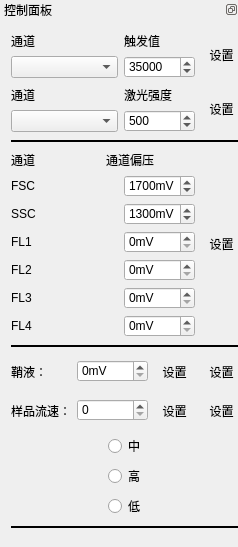
<?xml version="1.0" encoding="UTF-8"?>
<ui version="4.0">
 <class>ParamWidget</class>
 <widget class="QWidget" name="ParamWidget">
  <property name="geometry">
   <rect>
    <x>0</x>
    <y>0</y>
    <width>238</width>
    <height>547</height>
   </rect>
  </property>
  <property name="sizePolicy">
   <sizepolicy hsizetype="Preferred" vsizetype="Preferred">
    <horstretch>0</horstretch>
    <verstretch>0</verstretch>
   </sizepolicy>
  </property>
  <property name="minimumSize">
   <size>
    <width>238</width>
    <height>0</height>
   </size>
  </property>
  <property name="maximumSize">
   <size>
    <width>238</width>
    <height>16777215</height>
   </size>
  </property>
  <property name="windowTitle">
   <string>ParamWidget</string>
  </property>
  <layout class="QVBoxLayout" name="verticalLayout">
   <property name="leftMargin">
    <number>0</number>
   </property>
   <property name="topMargin">
    <number>0</number>
   </property>
   <property name="rightMargin">
    <number>0</number>
   </property>
   <property name="bottomMargin">
    <number>0</number>
   </property>
   <item>
    <widget class="QDockWidget" name="dockWidget">
     <property name="sizePolicy">
      <sizepolicy hsizetype="Preferred" vsizetype="Preferred">
       <horstretch>0</horstretch>
       <verstretch>0</verstretch>
      </sizepolicy>
     </property>
     <property name="windowTitle">
      <string>控制面板</string>
     </property>
     <widget class="QWidget" name="dockWidgetContents">
      <property name="styleSheet">
       <string notr="true"/>
      </property>
      <layout class="QVBoxLayout" name="verticalLayout_8">
       <item>
        <layout class="QHBoxLayout" name="horizontalLayout_8">
         <item>
          <layout class="QVBoxLayout" name="verticalLayout_2">
           <item>
            <widget class="QLabel" name="label">
             <property name="text">
              <string>通道</string>
             </property>
            </widget>
           </item>
           <item>
            <widget class="QComboBox" name="triggerComboBox">
             <property name="sizePolicy">
              <sizepolicy hsizetype="Preferred" vsizetype="Preferred">
               <horstretch>0</horstretch>
               <verstretch>0</verstretch>
              </sizepolicy>
             </property>
             <property name="minimumSize">
              <size>
               <width>69</width>
               <height>22</height>
              </size>
             </property>
            </widget>
           </item>
          </layout>
         </item>
         <item>
          <layout class="QVBoxLayout" name="verticalLayout_3">
           <item>
            <widget class="QLabel" name="label_2">
             <property name="text">
              <string>触发值</string>
             </property>
            </widget>
           </item>
           <item>
            <widget class="QSpinBox" name="triggerSpin">
             <property name="sizePolicy">
              <sizepolicy hsizetype="Preferred" vsizetype="Preferred">
               <horstretch>0</horstretch>
               <verstretch>0</verstretch>
              </sizepolicy>
             </property>
             <property name="minimumSize">
              <size>
               <width>71</width>
               <height>22</height>
              </size>
             </property>
             <property name="maximumSize">
              <size>
               <width>71</width>
               <height>22</height>
              </size>
             </property>
             <property name="maximum">
              <number>65536</number>
             </property>
             <property name="value">
              <number>35000</number>
             </property>
            </widget>
           </item>
          </layout>
         </item>
         <item>
          <widget class="QToolButton" name="setTriggerBtn">
           <property name="minimumSize">
            <size>
             <width>41</width>
             <height>31</height>
            </size>
           </property>
           <property name="toolTip">
            <string>设置触发值</string>
           </property>
           <property name="text">
            <string>设置</string>
           </property>
           <property name="icon">
            <iconset resource="../../FCS.qrc">
             <normaloff>:/MainWindow/Resources/Images/MainWindow/start.png</normaloff>:/MainWindow/Resources/Images/MainWindow/start.png</iconset>
           </property>
           <property name="iconSize">
            <size>
             <width>25</width>
             <height>25</height>
            </size>
           </property>
           <property name="autoRaise">
            <bool>true</bool>
           </property>
          </widget>
         </item>
        </layout>
       </item>
       <item>
        <layout class="QHBoxLayout" name="horizontalLayout_10">
         <item>
          <layout class="QVBoxLayout" name="verticalLayout_4">
           <item>
            <widget class="QLabel" name="label_5">
             <property name="text">
              <string>通道</string>
             </property>
            </widget>
           </item>
           <item>
            <widget class="QComboBox" name="laserComboBox">
             <property name="sizePolicy">
              <sizepolicy hsizetype="Preferred" vsizetype="Preferred">
               <horstretch>0</horstretch>
               <verstretch>0</verstretch>
              </sizepolicy>
             </property>
             <property name="minimumSize">
              <size>
               <width>69</width>
               <height>22</height>
              </size>
             </property>
            </widget>
           </item>
          </layout>
         </item>
         <item>
          <layout class="QVBoxLayout" name="verticalLayout_6">
           <item>
            <widget class="QLabel" name="label_4">
             <property name="text">
              <string>激光强度</string>
             </property>
            </widget>
           </item>
           <item>
            <widget class="QSpinBox" name="strengthSpin">
             <property name="sizePolicy">
              <sizepolicy hsizetype="Preferred" vsizetype="Preferred">
               <horstretch>0</horstretch>
               <verstretch>0</verstretch>
              </sizepolicy>
             </property>
             <property name="minimumSize">
              <size>
               <width>71</width>
               <height>22</height>
              </size>
             </property>
             <property name="maximumSize">
              <size>
               <width>71</width>
               <height>22</height>
              </size>
             </property>
             <property name="maximum">
              <number>65536</number>
             </property>
             <property name="value">
              <number>500</number>
             </property>
            </widget>
           </item>
          </layout>
         </item>
         <item>
          <widget class="QToolButton" name="setLaserBtn">
           <property name="minimumSize">
            <size>
             <width>41</width>
             <height>31</height>
            </size>
           </property>
           <property name="toolTip">
            <string>设置触发值</string>
           </property>
           <property name="text">
            <string>设置</string>
           </property>
           <property name="icon">
            <iconset resource="../../FCS.qrc">
             <normaloff>:/MainWindow/Resources/Images/MainWindow/start.png</normaloff>:/MainWindow/Resources/Images/MainWindow/start.png</iconset>
           </property>
           <property name="iconSize">
            <size>
             <width>25</width>
             <height>25</height>
            </size>
           </property>
           <property name="autoRaise">
            <bool>true</bool>
           </property>
          </widget>
         </item>
        </layout>
       </item>
       <item>
        <widget class="Line" name="line">
         <property name="styleSheet">
          <string notr="true"/>
         </property>
         <property name="frameShadow">
          <enum>QFrame::Plain</enum>
         </property>
         <property name="lineWidth">
          <number>2</number>
         </property>
         <property name="orientation">
          <enum>Qt::Horizontal</enum>
         </property>
        </widget>
       </item>
       <item>
        <layout class="QHBoxLayout" name="horizontalLayout_12">
         <item>
          <layout class="QVBoxLayout" name="verticalLayout_7">
           <item>
            <layout class="QHBoxLayout" name="horizontalLayout_11">
             <item>
              <widget class="QLabel" name="label_9">
               <property name="text">
                <string>通道</string>
               </property>
              </widget>
             </item>
             <item>
              <widget class="QLabel" name="label_10">
               <property name="text">
                <string>通道偏压</string>
               </property>
              </widget>
             </item>
            </layout>
           </item>
           <item>
            <layout class="QHBoxLayout" name="horizontalLayout" stretch="2,5">
             <item>
              <widget class="QLabel" name="label_3">
               <property name="text">
                <string>FSC</string>
               </property>
               <property name="buddy">
                <cstring>FSC_spinBox</cstring>
               </property>
              </widget>
             </item>
             <item>
              <widget class="QSpinBox" name="FSC_spinBox">
               <property name="sizePolicy">
                <sizepolicy hsizetype="Preferred" vsizetype="Preferred">
                 <horstretch>0</horstretch>
                 <verstretch>0</verstretch>
                </sizepolicy>
               </property>
               <property name="minimumSize">
                <size>
                 <width>71</width>
                 <height>22</height>
                </size>
               </property>
               <property name="maximumSize">
                <size>
                 <width>71</width>
                 <height>22</height>
                </size>
               </property>
               <property name="suffix">
                <string>mV</string>
               </property>
               <property name="maximum">
                <number>4000</number>
               </property>
               <property name="value">
                <number>1700</number>
               </property>
              </widget>
             </item>
            </layout>
           </item>
           <item>
            <layout class="QHBoxLayout" name="horizontalLayout_2" stretch="0,5">
             <item>
              <widget class="QLabel" name="label_13">
               <property name="text">
                <string>SSC</string>
               </property>
               <property name="buddy">
                <cstring>FSC_spinBox</cstring>
               </property>
              </widget>
             </item>
             <item>
              <widget class="QSpinBox" name="SSC_spinBox">
               <property name="sizePolicy">
                <sizepolicy hsizetype="Preferred" vsizetype="Preferred">
                 <horstretch>0</horstretch>
                 <verstretch>0</verstretch>
                </sizepolicy>
               </property>
               <property name="minimumSize">
                <size>
                 <width>71</width>
                 <height>22</height>
                </size>
               </property>
               <property name="maximumSize">
                <size>
                 <width>71</width>
                 <height>22</height>
                </size>
               </property>
               <property name="suffix">
                <string>mV</string>
               </property>
               <property name="maximum">
                <number>4000</number>
               </property>
               <property name="value">
                <number>1300</number>
               </property>
              </widget>
             </item>
            </layout>
           </item>
           <item>
            <layout class="QHBoxLayout" name="horizontalLayout_3" stretch="0,5">
             <item>
              <widget class="QLabel" name="label_14">
               <property name="text">
                <string>FL1</string>
               </property>
               <property name="buddy">
                <cstring>FSC_spinBox</cstring>
               </property>
              </widget>
             </item>
             <item>
              <widget class="QSpinBox" name="FL1_spinBox">
               <property name="sizePolicy">
                <sizepolicy hsizetype="Preferred" vsizetype="Preferred">
                 <horstretch>0</horstretch>
                 <verstretch>0</verstretch>
                </sizepolicy>
               </property>
               <property name="minimumSize">
                <size>
                 <width>71</width>
                 <height>22</height>
                </size>
               </property>
               <property name="maximumSize">
                <size>
                 <width>71</width>
                 <height>22</height>
                </size>
               </property>
               <property name="suffix">
                <string>mV</string>
               </property>
               <property name="maximum">
                <number>4000</number>
               </property>
              </widget>
             </item>
            </layout>
           </item>
           <item>
            <layout class="QHBoxLayout" name="horizontalLayout_4" stretch="0,5">
             <item>
              <widget class="QLabel" name="label_15">
               <property name="text">
                <string>FL2</string>
               </property>
               <property name="buddy">
                <cstring>FSC_spinBox</cstring>
               </property>
              </widget>
             </item>
             <item>
              <widget class="QSpinBox" name="FL2_spinBox">
               <property name="sizePolicy">
                <sizepolicy hsizetype="Preferred" vsizetype="Preferred">
                 <horstretch>0</horstretch>
                 <verstretch>0</verstretch>
                </sizepolicy>
               </property>
               <property name="minimumSize">
                <size>
                 <width>71</width>
                 <height>22</height>
                </size>
               </property>
               <property name="maximumSize">
                <size>
                 <width>71</width>
                 <height>22</height>
                </size>
               </property>
               <property name="suffix">
                <string>mV</string>
               </property>
               <property name="maximum">
                <number>4000</number>
               </property>
              </widget>
             </item>
            </layout>
           </item>
           <item>
            <layout class="QHBoxLayout" name="horizontalLayout_9" stretch="0,5">
             <item>
              <widget class="QLabel" name="label_23">
               <property name="text">
                <string>FL3</string>
               </property>
               <property name="buddy">
                <cstring>FSC_spinBox</cstring>
               </property>
              </widget>
             </item>
             <item>
              <widget class="QSpinBox" name="FL3_spinBox">
               <property name="sizePolicy">
                <sizepolicy hsizetype="Preferred" vsizetype="Preferred">
                 <horstretch>0</horstretch>
                 <verstretch>0</verstretch>
                </sizepolicy>
               </property>
               <property name="minimumSize">
                <size>
                 <width>71</width>
                 <height>22</height>
                </size>
               </property>
               <property name="maximumSize">
                <size>
                 <width>71</width>
                 <height>22</height>
                </size>
               </property>
               <property name="suffix">
                <string>mV</string>
               </property>
               <property name="maximum">
                <number>4000</number>
               </property>
              </widget>
             </item>
            </layout>
           </item>
           <item>
            <layout class="QHBoxLayout" name="horizontalLayout_15" stretch="0,5">
             <item>
              <widget class="QLabel" name="label_33">
               <property name="text">
                <string>FL4</string>
               </property>
               <property name="buddy">
                <cstring>FSC_spinBox</cstring>
               </property>
              </widget>
             </item>
             <item>
              <widget class="QSpinBox" name="FL4_spinBox">
               <property name="sizePolicy">
                <sizepolicy hsizetype="Preferred" vsizetype="Preferred">
                 <horstretch>0</horstretch>
                 <verstretch>0</verstretch>
                </sizepolicy>
               </property>
               <property name="minimumSize">
                <size>
                 <width>71</width>
                 <height>22</height>
                </size>
               </property>
               <property name="maximumSize">
                <size>
                 <width>71</width>
                 <height>22</height>
                </size>
               </property>
               <property name="suffix">
                <string>mV</string>
               </property>
               <property name="maximum">
                <number>4000</number>
               </property>
              </widget>
             </item>
            </layout>
           </item>
          </layout>
         </item>
         <item>
          <widget class="QToolButton" name="setChannelBiasBtn">
           <property name="minimumSize">
            <size>
             <width>41</width>
             <height>31</height>
            </size>
           </property>
           <property name="toolTip">
            <string>设置通道偏压</string>
           </property>
           <property name="text">
            <string>设置</string>
           </property>
           <property name="icon">
            <iconset resource="../../FCS.qrc">
             <normaloff>:/MainWindow/Resources/Images/MainWindow/start.png</normaloff>:/MainWindow/Resources/Images/MainWindow/start.png</iconset>
           </property>
           <property name="iconSize">
            <size>
             <width>25</width>
             <height>25</height>
            </size>
           </property>
           <property name="autoRaise">
            <bool>true</bool>
           </property>
          </widget>
         </item>
        </layout>
       </item>
       <item>
        <widget class="Line" name="line_2">
         <property name="styleSheet">
          <string notr="true"/>
         </property>
         <property name="frameShadow">
          <enum>QFrame::Plain</enum>
         </property>
         <property name="lineWidth">
          <number>2</number>
         </property>
         <property name="orientation">
          <enum>Qt::Horizontal</enum>
         </property>
        </widget>
       </item>
       <item>
        <layout class="QHBoxLayout" name="horizontalLayout_13">
         <item>
          <layout class="QHBoxLayout" name="horizontalLayout_5">
           <item>
            <widget class="QLabel" name="label_11">
             <property name="text">
              <string>鞘液：</string>
             </property>
            </widget>
           </item>
           <item>
            <widget class="QSpinBox" name="fluidSpin">
             <property name="sizePolicy">
              <sizepolicy hsizetype="Preferred" vsizetype="Preferred">
               <horstretch>0</horstretch>
               <verstretch>0</verstretch>
              </sizepolicy>
             </property>
             <property name="minimumSize">
              <size>
               <width>71</width>
               <height>22</height>
              </size>
             </property>
             <property name="maximumSize">
              <size>
               <width>71</width>
               <height>22</height>
              </size>
             </property>
             <property name="suffix">
              <string>mV</string>
             </property>
             <property name="maximum">
              <number>2000</number>
             </property>
            </widget>
           </item>
          </layout>
         </item>
         <item>
          <widget class="QToolButton" name="setFluidBtn">
           <property name="minimumSize">
            <size>
             <width>41</width>
             <height>31</height>
            </size>
           </property>
           <property name="toolTip">
            <string>设置鞘液参数</string>
           </property>
           <property name="text">
            <string>设置</string>
           </property>
           <property name="icon">
            <iconset resource="../../FCS.qrc">
             <normaloff>:/MainWindow/Resources/Images/MainWindow/start.png</normaloff>:/MainWindow/Resources/Images/MainWindow/start.png</iconset>
           </property>
           <property name="iconSize">
            <size>
             <width>25</width>
             <height>25</height>
            </size>
           </property>
           <property name="autoRaise">
            <bool>true</bool>
           </property>
          </widget>
         </item>
         <item>
          <widget class="QToolButton" name="setFluidStopBtn">
           <property name="minimumSize">
            <size>
             <width>41</width>
             <height>31</height>
            </size>
           </property>
           <property name="toolTip">
            <string>设置鞘液参数</string>
           </property>
           <property name="text">
            <string>设置</string>
           </property>
           <property name="icon">
            <iconset resource="../../FCS.qrc">
             <normaloff>:/MainWindow/Resources/Images/MainWindow/stop.png</normaloff>:/MainWindow/Resources/Images/MainWindow/stop.png</iconset>
           </property>
           <property name="iconSize">
            <size>
             <width>25</width>
             <height>25</height>
            </size>
           </property>
           <property name="autoRaise">
            <bool>true</bool>
           </property>
          </widget>
         </item>
        </layout>
       </item>
       <item>
        <layout class="QHBoxLayout" name="horizontalLayout_14">
         <item>
          <layout class="QHBoxLayout" name="horizontalLayout_6">
           <item>
            <widget class="QLabel" name="label_12">
             <property name="text">
              <string>样品流速：</string>
             </property>
            </widget>
           </item>
           <item>
            <widget class="QSpinBox" name="sampleSpin">
             <property name="sizePolicy">
              <sizepolicy hsizetype="Preferred" vsizetype="Preferred">
               <horstretch>0</horstretch>
               <verstretch>0</verstretch>
              </sizepolicy>
             </property>
             <property name="minimumSize">
              <size>
               <width>71</width>
               <height>22</height>
              </size>
             </property>
             <property name="maximumSize">
              <size>
               <width>71</width>
               <height>22</height>
              </size>
             </property>
             <property name="maximum">
              <number>1000</number>
             </property>
            </widget>
           </item>
          </layout>
         </item>
         <item>
          <widget class="QToolButton" name="setSampleBtn">
           <property name="minimumSize">
            <size>
             <width>41</width>
             <height>31</height>
            </size>
           </property>
           <property name="toolTip">
            <string>设置样品流速</string>
           </property>
           <property name="text">
            <string>设置</string>
           </property>
           <property name="icon">
            <iconset resource="../../FCS.qrc">
             <normaloff>:/MainWindow/Resources/Images/MainWindow/start.png</normaloff>:/MainWindow/Resources/Images/MainWindow/start.png</iconset>
           </property>
           <property name="iconSize">
            <size>
             <width>25</width>
             <height>25</height>
            </size>
           </property>
           <property name="autoRaise">
            <bool>true</bool>
           </property>
          </widget>
         </item>
         <item>
          <widget class="QToolButton" name="setSampleStopBtn">
           <property name="minimumSize">
            <size>
             <width>41</width>
             <height>31</height>
            </size>
           </property>
           <property name="toolTip">
            <string>设置样品流速</string>
           </property>
           <property name="text">
            <string>设置</string>
           </property>
           <property name="icon">
            <iconset resource="../../FCS.qrc">
             <normaloff>:/MainWindow/Resources/Images/MainWindow/stop.png</normaloff>:/MainWindow/Resources/Images/MainWindow/stop.png</iconset>
           </property>
           <property name="iconSize">
            <size>
             <width>25</width>
             <height>25</height>
            </size>
           </property>
           <property name="autoRaise">
            <bool>true</bool>
           </property>
          </widget>
         </item>
        </layout>
       </item>
       <item>
        <layout class="QHBoxLayout" name="horizontalLayout_7">
         <item>
          <spacer name="horizontalSpacer">
           <property name="orientation">
            <enum>Qt::Horizontal</enum>
           </property>
           <property name="sizeHint" stdset="0">
            <size>
             <width>40</width>
             <height>20</height>
            </size>
           </property>
          </spacer>
         </item>
         <item>
          <layout class="QVBoxLayout" name="verticalLayout_5">
           <item>
            <widget class="QRadioButton" name="midRadioButton">
             <property name="font">
              <font>
               <family>宋体</family>
              </font>
             </property>
             <property name="text">
              <string>中</string>
             </property>
            </widget>
           </item>
           <item>
            <widget class="QRadioButton" name="hightRadioButton">
             <property name="font">
              <font>
               <family>宋体</family>
              </font>
             </property>
             <property name="text">
              <string>高</string>
             </property>
            </widget>
           </item>
           <item>
            <widget class="QRadioButton" name="lowRadioButton">
             <property name="font">
              <font>
               <family>宋体</family>
              </font>
             </property>
             <property name="text">
              <string>低</string>
             </property>
            </widget>
           </item>
          </layout>
         </item>
         <item>
          <spacer name="horizontalSpacer_2">
           <property name="orientation">
            <enum>Qt::Horizontal</enum>
           </property>
           <property name="sizeHint" stdset="0">
            <size>
             <width>40</width>
             <height>20</height>
            </size>
           </property>
          </spacer>
         </item>
        </layout>
       </item>
       <item>
        <widget class="Line" name="line_3">
         <property name="styleSheet">
          <string notr="true"/>
         </property>
         <property name="frameShadow">
          <enum>QFrame::Plain</enum>
         </property>
         <property name="lineWidth">
          <number>2</number>
         </property>
         <property name="orientation">
          <enum>Qt::Horizontal</enum>
         </property>
        </widget>
       </item>
      </layout>
     </widget>
    </widget>
   </item>
  </layout>
 </widget>
 <layoutdefault spacing="6" margin="11"/>
 <resources>
  <include location="../../FCS.qrc"/>
 </resources>
 <connections/>
</ui>
